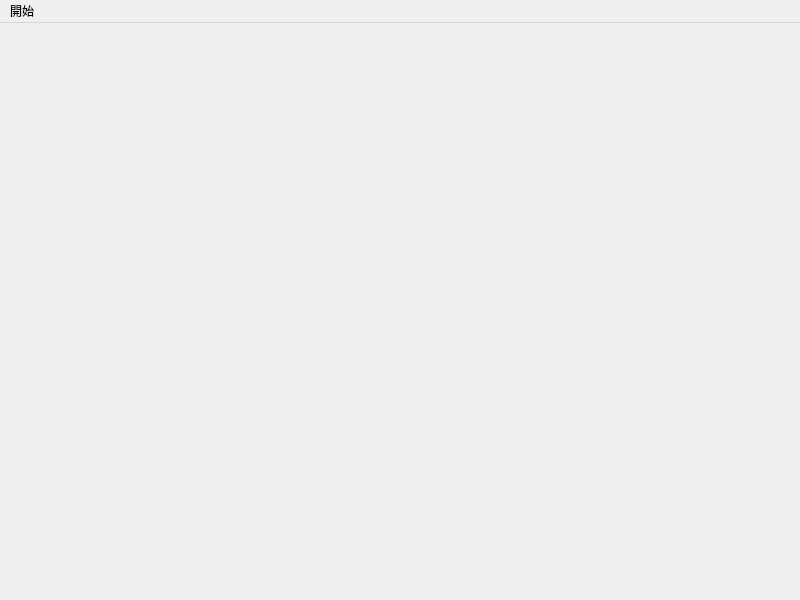
<?xml version="1.0" encoding="UTF-8"?>
<ui version="4.0">
 <class>MainScene</class>
 <widget class="QMainWindow" name="MainScene">
  <property name="geometry">
   <rect>
    <x>0</x>
    <y>0</y>
    <width>800</width>
    <height>600</height>
   </rect>
  </property>
  <property name="windowTitle">
   <string>MainScene</string>
  </property>
  <widget class="QWidget" name="centralwidget"/>
  <widget class="QMenuBar" name="menuBar">
   <property name="geometry">
    <rect>
     <x>0</x>
     <y>0</y>
     <width>800</width>
     <height>18</height>
    </rect>
   </property>
   <widget class="QMenu" name="menuquit">
    <property name="title">
     <string>開始</string>
    </property>
    <addaction name="actionquit"/>
   </widget>
   <addaction name="menuquit"/>
  </widget>
  <action name="actionquit">
   <property name="text">
    <string>退出</string>
   </property>
  </action>
 </widget>
 <resources/>
 <connections/>
</ui>
